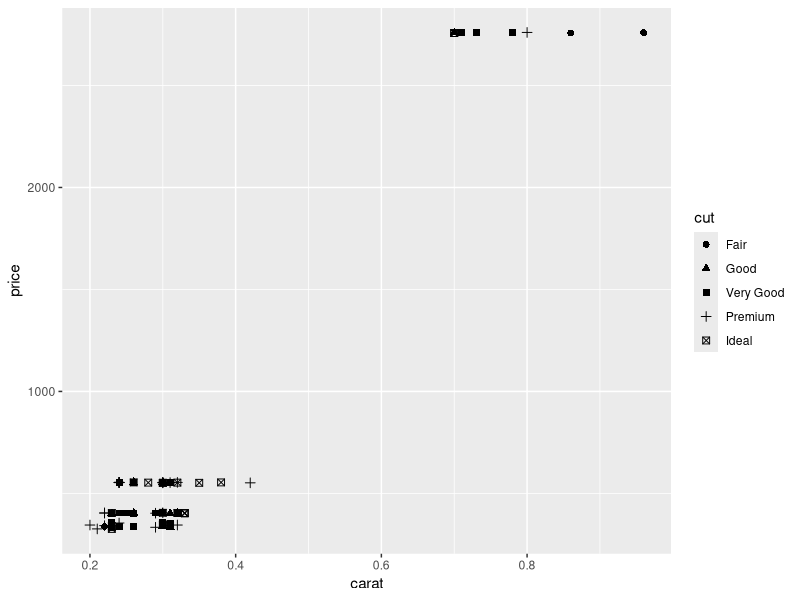
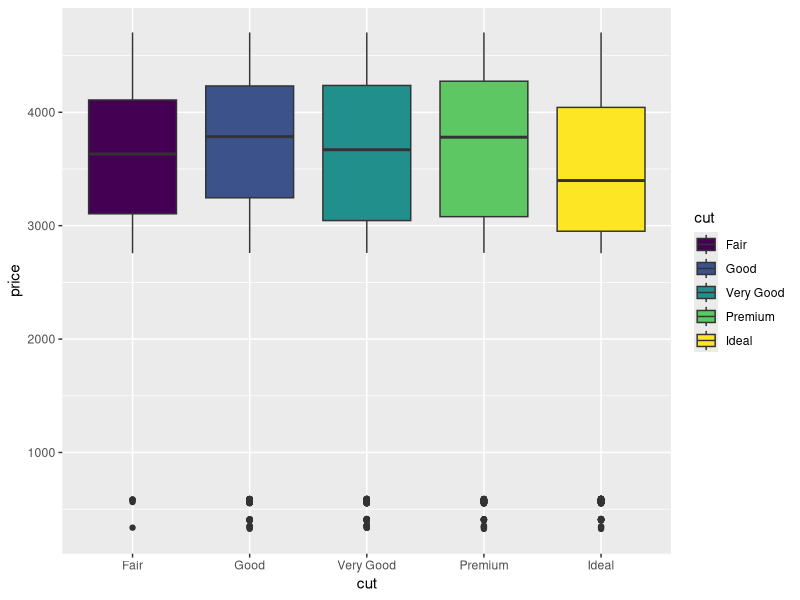

Generate these figures, in order, with R:
## ---- chunk 1
library(ggplot2)
str(diamonds)
## ---- chunk 2
library(ggplot2) #load the package
ggplot(diamonds[1:100,], aes(x=carat, y=price, shape=cut)) + geom_point(size=2)
## ---- chunk 3
library(ggplot2)
ggplot(diamonds[1:10000,], aes(x=cut, y=price, fill=cut)) + geom_boxplot()
## ---- chunk 4
x<-c(1,3,4,7,13)
y<-c(12,11,7,5,4)
cbind(x,y)
## ---- chunk 5
top<-sum((x-mean(x))*(y-mean(y)))
sd(x)
sd(y)
bot<-4*sd(x)*sd(y)
top/bot
cor(x,y)
## ---- chunk 6
summary(lm(y~x))
